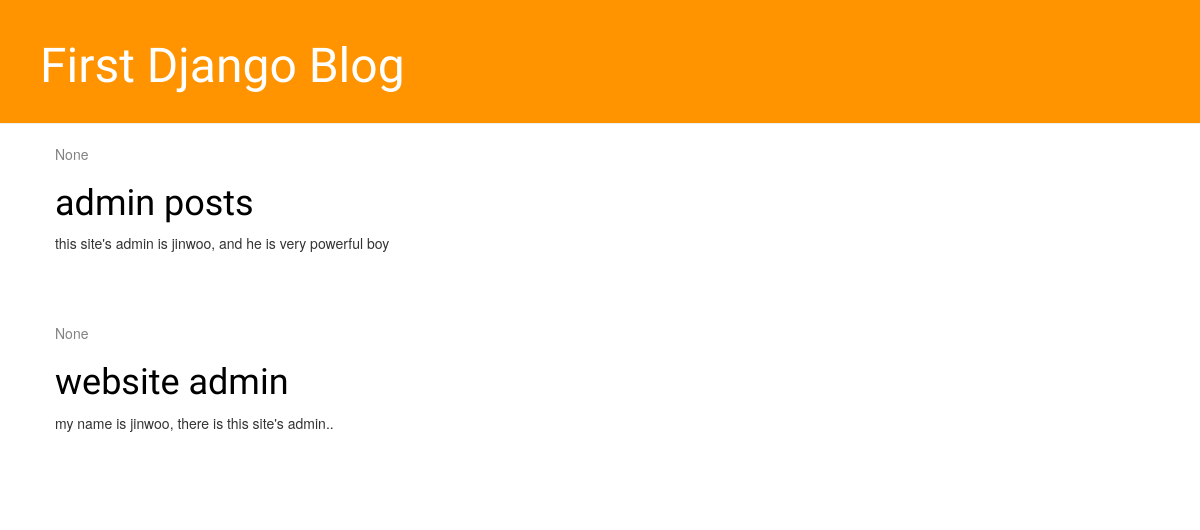
The app's page /, older data.
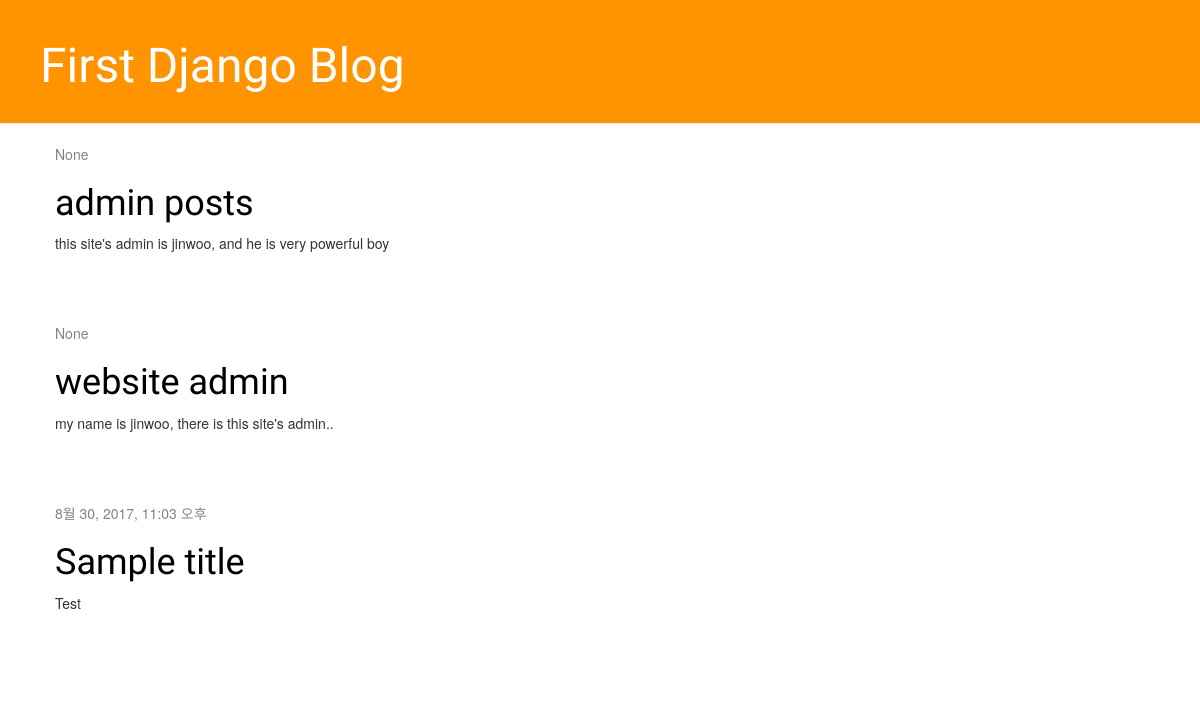
The same page, newer data.
### blog/models.py (models this page shows, shortened)
class Post(models.Model):
    author = models.ForeignKey('auth.User')
    title = models.CharField(max_length=200)
    text = models.TextField()
    created_date = models.DateTimeField(
            default=timezone.now)
    published_date = models.DateTimeField(
            blank=True, null=True)

### blog/views.py (the view)
# urls.py: url(r'^$', views.post_list, name='post_list'),
def post_list(request):
    posts = Post.objects.all().order_by('published_date')
    return render(request, 'blog/post_list.html', {'posts': posts})

### blog/templates/blog/post_list.html
{% extends 'blog/base.html' %}
{% block content %}
{% for post in posts %}
<div class="post">
    <div class="date">
        {{ post.published_date }}
    </div>
    <h1><a href="{% url 'post_detail' pk=post.pk %}">{{ post.title }}</a></h1>
    <p>{{ post.text|linebreaksbr }}</p>
</div>
{% endfor %}
{% endblock %}

Row changes from the older to the newer data that the page shows:
added Post: published_date "8월 30, 2017, 11:03 오후", title "Sample title", text "Test"
